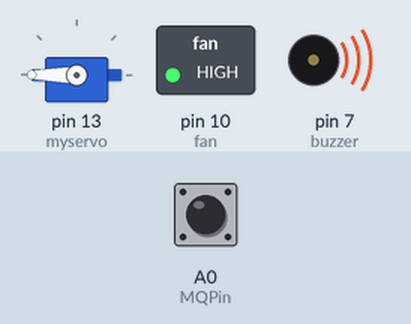
Bench run of a sketch on a simulated Arduino Uno, built with avr-gcc and run on an emulated ATmega328P. On the bench: servo, switched loads named in the sketch (green lamp = pin HIGH), buzzer (waves = sounding, pin HIGH). Dashed ring = blinking. The test bench sets the inputs (shaded band); at power-on: A0 (MQPin) HIGH.

Above: at 2.8 s.
2.9 s: A0 (MQPin) pulled LOW for 1.25 s
At 3.7 s:
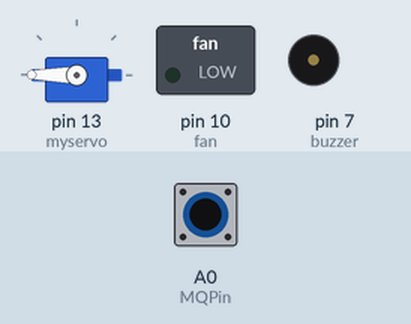
7.6 s: A0 (MQPin) pulled LOW for 1.25 s
At 9.6 s:
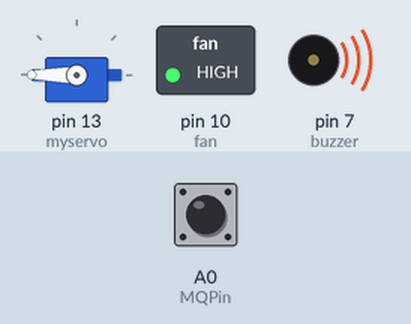
12.9 s: A0 (MQPin) pulled LOW for 1.25 s
At 14.03 s:
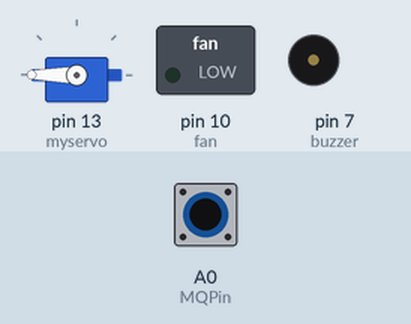
18.2 s: A0 (MQPin) pulled LOW for 1.25 s
At 20.2 s:
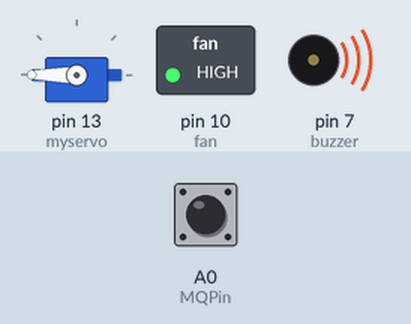
23.5 s: A0 (MQPin) pulled LOW for 3.2 s
At 25.0 s:
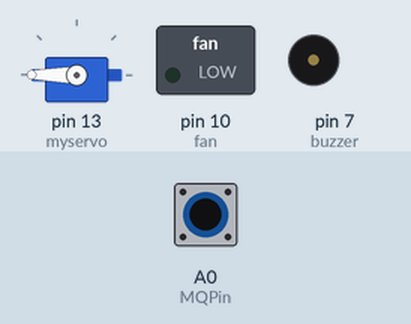
28.2 s: A0 (MQPin) pulled LOW for 1.25 s
At 30.2 s:
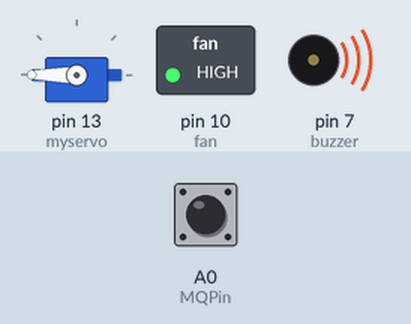
Timing chart, 0 to 34.5 s (numbered marks = the images above; inputs shaded):
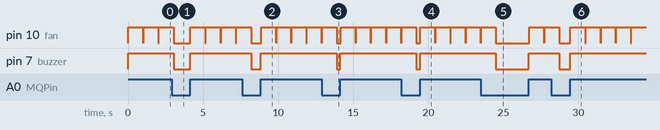

Measured:
- after the input at 2.9 s, pin 7 (buzzer): HIGH → LOW after 0.13 s, → HIGH 1.1 s later
- after the input at 7.6 s, pin 7 (buzzer): HIGH → LOW after 0.60 s, → HIGH 0.65 s later
- after the input at 12.9 s, pin 7 (buzzer): HIGH → LOW after 1.0 s, → HIGH 0.24 s later
- after the input at 18.2 s, pin 7 (buzzer): HIGH → LOW after 1.0 s, → HIGH 0.24 s later
- after the input at 23.5 s, pin 7 (buzzer): HIGH → LOW after 1.0 s, → HIGH 2.2 s later
- after the input at 28.2 s, pin 7 (buzzer): HIGH → LOW after 0.52 s, → HIGH 0.73 s later
- by itself, pin 10 (fan): repeats every 1.0 s: HIGH 1.0 s, LOW 0.01 s

The sketch:

demo.ino
```cpp
#include <Servo.h>
#include <SoftwareSerial.h>

#define MQPin A0
#define buzzer 7
#define fan 10

//SoftwareSerial SIM900(2, 3); // GSM Module object to control a GSM Module
Servo myservo;  // servo object to control a servo
int pos = 0;    // variable to store the servo position


void setup() {
//    SIM900.begin(2400); // Baud rate of gsm module
//    Serial.begin(9600); // Baud rate of serial monitor
    pinMode(MQPin, INPUT_PULLUP);
    pinMode(buzzer, OUTPUT);
    pinMode(fan, OUTPUT);
    myservo.attach(13);  // attaches the servo on pin 13 to the servo object

}

void loop() {

  int gas_value = digitalRead(MQPin);

  if(gas_value==HIGH)
    {
      digitalWrite(buzzer, HIGH);
      for (pos = 0; pos <= 180; pos += 1) { // goes from 0 degrees to 180 degrees
      // in steps of 1 degree
         myservo.write(pos);              // tell servo to go to position in variable 'pos'
      }

      digitalWrite(fan,HIGH);
      delay(1000);
      digitalWrite(fan,LOW);
    }
  if(gas_value==LOW)
    {
      digitalWrite(buzzer, LOW);

    }


}

//void sendMsg(){
//SIM900.print("AT+CMGF=1\r");
//Serial.print("AT+CMGF=1\r"); // AT command to send SMS message text format
//SIM900.println("AT + CMGS = \"+91xxxxxxxxxx\"");// recipient's mobile number
//Serial.println("AT + CMGS = \"+91xxxxxxxxxx\""); // recipient's mobile number
//SIM900.println("GAS is Detected go home as soon as possible or Inform somebody."); // message to send
//Serial.println("GAS is Detected go home as soon as possible or Inform somebody.");
//SIM900.println((char)26); // End AT command with a ^Z, ASCII code 26
//Serial.println((char)26);
//
//do {} while (1);
//}
```
